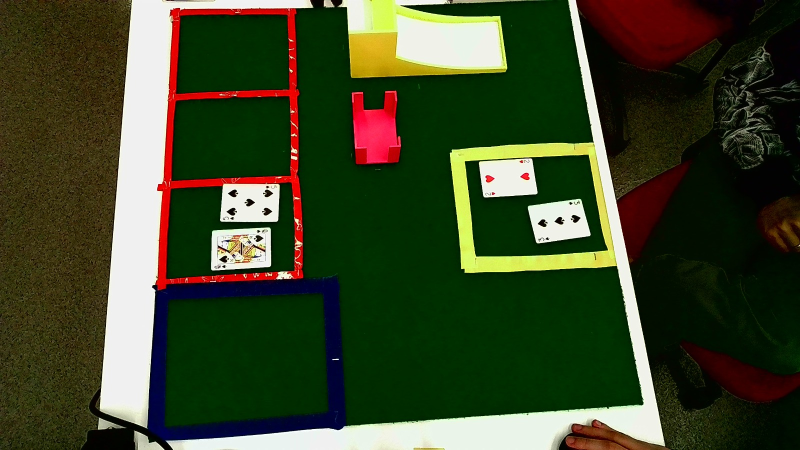
#> input picture images/table_round_01_player_QS_5S_dealer_2H_3S.jpeg, 1600 x 900 px (shown at 1/2 size)
$ python -i vision_areas.py   (imports and definitions only)
#> lines starting #> are read from the running program, lines starting #| are printed output that depends on the picture; after the words box and inside, x2 and y2 are one past the last pixel; in counts of white or black regions, pixels touching at a corner belong together
import numpy as np

try:
    import cv2
except ModuleNotFoundError:
    cv2 = None

from config import HSV_RANGES, ROI_COLORS


def _require_cv2():
    if cv2 is None:
        raise ModuleNotFoundError(
            "OpenCV nao esta instalado. Rode: pip install -r requirements.txt"
        )


def crop_area(frame, roi):
    """Recorta uma ROI fixa do frame."""
    x, y, w, h = roi
    height, width = frame.shape[:2]

    x1 = max(0, x)
    y1 = max(0, y)
    x2 = min(width, x + w)
    y2 = min(height, y + h)

    return frame[y1:y2, x1:x2].copy()


def draw_rois(frame, rois):
    """Desenha todas as ROIs no frame de debug."""
    _require_cv2()
    debug = frame.copy()

    for name, (x, y, w, h) in rois.items():
        color = ROI_COLORS.get(name, (255, 255, 255))
        cv2.rectangle(debug, (x, y), (x + w, y + h), color, 2)
        cv2.putText(
            debug,
            name,
            (x, max(20, y - 8)),
            cv2.FONT_HERSHEY_SIMPLEX,
            0.5,
            color,
            2,
            cv2.LINE_AA,
        )

    return debug


def mask_from_hsv_ranges(hsv, ranges, kernel_size=5):
    """Cria uma mascara limpa para uma ou mais faixas HSV."""
    _require_cv2()
    mask = np.zeros(hsv.shape[:2], dtype=np.uint8)

    for lower, upper in ranges:
        mask = cv2.bitwise_or(
            mask,
            cv2.inRange(
                hsv,
                np.array(lower, dtype=np.uint8),
                np.array(upper, dtype=np.uint8),
            ),
        )

    kernel = np.ones((kernel_size, kernel_size), np.uint8)
    mask = cv2.morphologyEx(mask, cv2.MORPH_OPEN, kernel)
    mask = cv2.morphologyEx(mask, cv2.MORPH_CLOSE, kernel)
    return mask


def _mask_from_ranges(hsv, ranges):
    return mask_from_hsv_ranges(hsv, ranges)


def detect_colored_tape_areas(frame):
    """
    Detecta fitas coloridas para calibracao.

    O sistema principal usa ROIs fixas. Esta funcao serve apenas para mostrar
    onde o HSV esta encontrando vermelho, azul e amarelo.
    """
    _require_cv2()
    hsv = cv2.cvtColor(frame, cv2.COLOR_BGR2HSV)
    result = {}

    for color_name in ["red_tape", "blue_tape", "yellow_tape"]:
        mask = _mask_from_ranges(hsv, HSV_RANGES[color_name])
        contours, _ = cv2.findContours(mask, cv2.RETR_EXTERNAL, cv2.CHAIN_APPROX_SIMPLE)

        boxes = []
        for contour in contours:
            if cv2.contourArea(contour) < 500:
                continue
            boxes.append(cv2.boundingRect(contour))

        result[color_name] = boxes

    return result

>>> import cv2
>>> picture = cv2.imread('images/table_round_01_player_QS_5S_dealer_2H_3S.jpeg')
#> picture is the input picture: shape (900, 1600, 3); mean B, G, R 40.3, 69.1, 59.9
>>> result = detect_colored_tape_areas(picture)
#> in detect_colored_tape_areas, `hsv = cv2.cvtColor(frame, cv2.COLOR_BGR2HSV)`: hsv: shape (900, 1600, 3); mean H, S, V 47.2, 202.1, 80.4
#> the loop in detect_colored_tape_areas, `for color_name in ["red_tape", "blue_tape", "yellow_tape"]:` made 3 passes
#> pass 1, in detect_colored_tape_areas, `mask = _mask_from_ranges(hsv, HSV_RANGES[color_name])`:
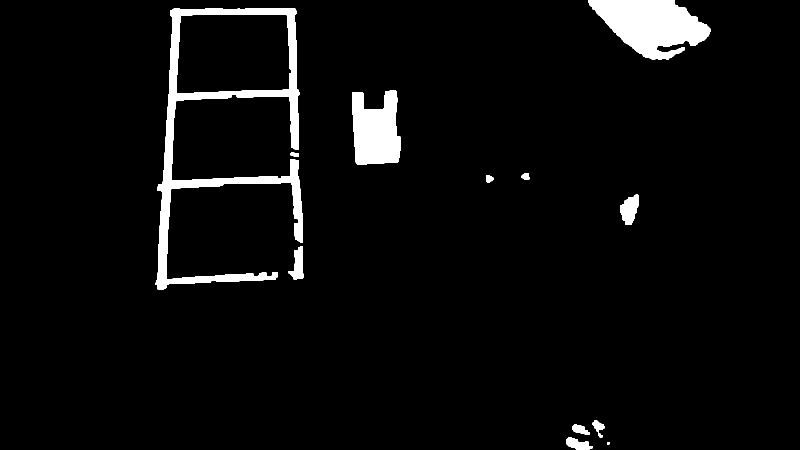
#> mask: shape (900, 1600) (shown at 1/2 size); 4.4% white; 12 white regions, largest, box (x1, y1, x2, y2) and area: (311, 16, 606, 580) 28859, (1176, 0, 1421, 120) 18054, (704, 181, 802, 329) 11329
#> pass 2, in detect_colored_tape_areas, `mask = _mask_from_ranges(hsv, HSV_RANGES[color_name])`:
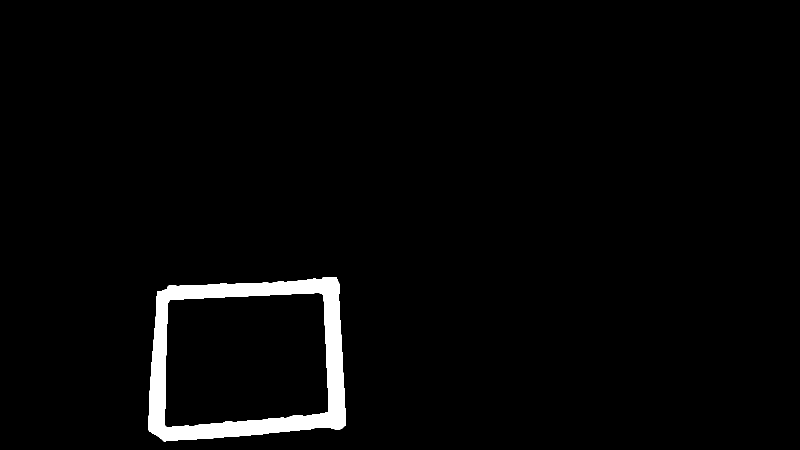
#> mask: shape (900, 1600) (shown at 1/2 size); 2.5% white; 1 white region, box (x1, y1, x2, y2) and area: (296, 554, 692, 883) 36101
#> pass 3, in detect_colored_tape_areas, `mask = _mask_from_ranges(hsv, HSV_RANGES[color_name])`:
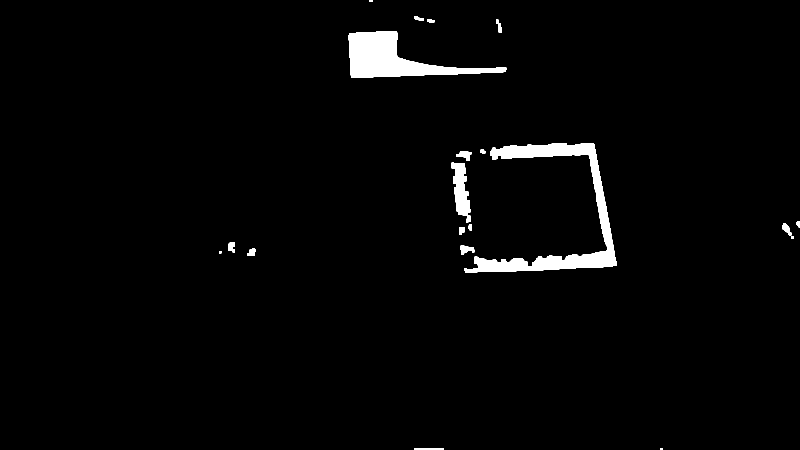
#> mask: shape (900, 1600) (shown at 1/2 size); 2.3% white; 20 white regions, largest, box (x1, y1, x2, y2) and area: (929, 286, 1234, 546) 15376, (697, 63, 1013, 156) 12393, (903, 325, 942, 445) 2683
#> after the loop in detect_colored_tape_areas, `for color_name in ["red_tape", "blue_tape", "yellow_tape"]:`: result = 3 items
#> result = 3 items

$ run again, on images/table_round_04_player_3C_JD_dealer_2H_8D.jpeg
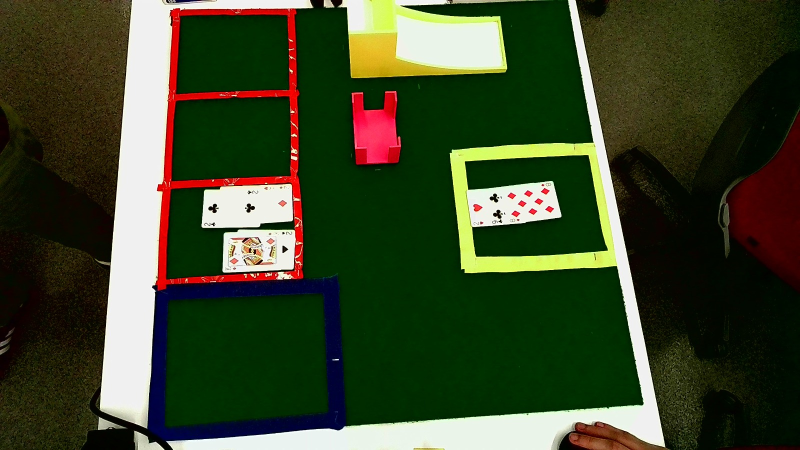
#> input picture images/table_round_04_player_3C_JD_dealer_2H_8D.jpeg, 1600 x 900 px (shown at 1/2 size)
#> picture is the input picture: shape (900, 1600, 3); mean B, G, R 41.3, 69.4, 59.3
#> hsv: shape (900, 1600, 3); mean H, S, V 46.4, 202.1, 79.6
#> the loop in detect_colored_tape_areas, `for color_name in ["red_tape", "blue_tape", "yellow_tape"]:` made 3 passes
#> pass 1, in detect_colored_tape_areas, `mask = _mask_from_ranges(hsv, HSV_RANGES[color_name])`:
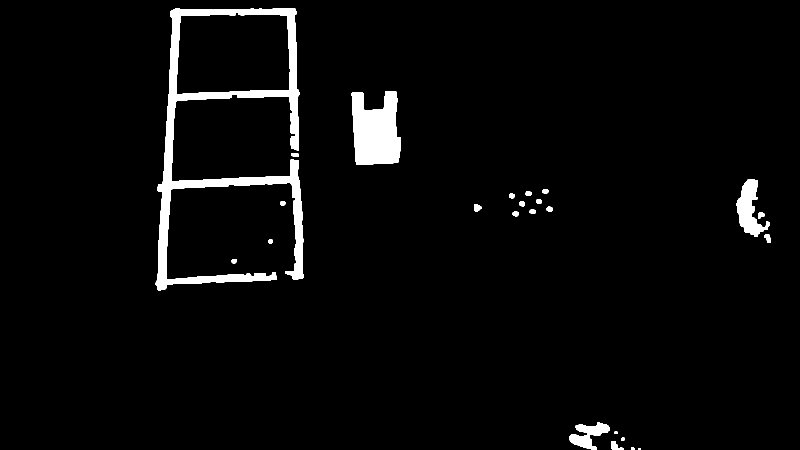
#> mask: shape (900, 1600) (shown at 1/2 size); 3.4% white; 24 white regions (1 under 20 px), largest, box (x1, y1, x2, y2) and area: (311, 16, 607, 581) 30387, (703, 182, 802, 330) 11334, (1473, 358, 1540, 474) 3645
#> pass 3, in detect_colored_tape_areas, `mask = _mask_from_ranges(hsv, HSV_RANGES[color_name])`:
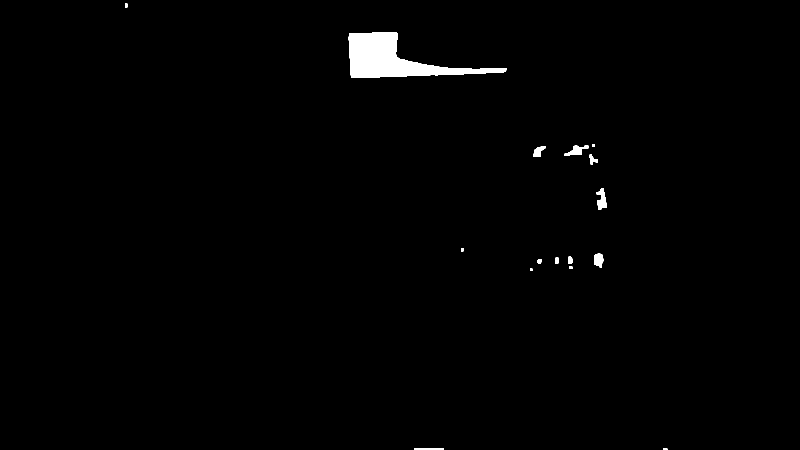
#> mask: shape (900, 1600) (shown at 1/2 size); 1% white; 16 white regions, largest, box (x1, y1, x2, y2) and area: (697, 64, 1013, 156) 12232, (1193, 376, 1214, 420) 545, (1129, 291, 1177, 312) 485
#> after the loop in detect_colored_tape_areas, `for color_name in ["red_tape", "blue_tape", "yellow_tape"]:`: result = {'red_tape': [(1138, 845, 82, 55), (1473, 358, 67, 116), (703, 182, 99, 148), (311, 16, 296, 565)], 'blue_tape': [(296, 552, 396, 330)], 'yellow_tape': [(697, 64, 316, 92)]}
